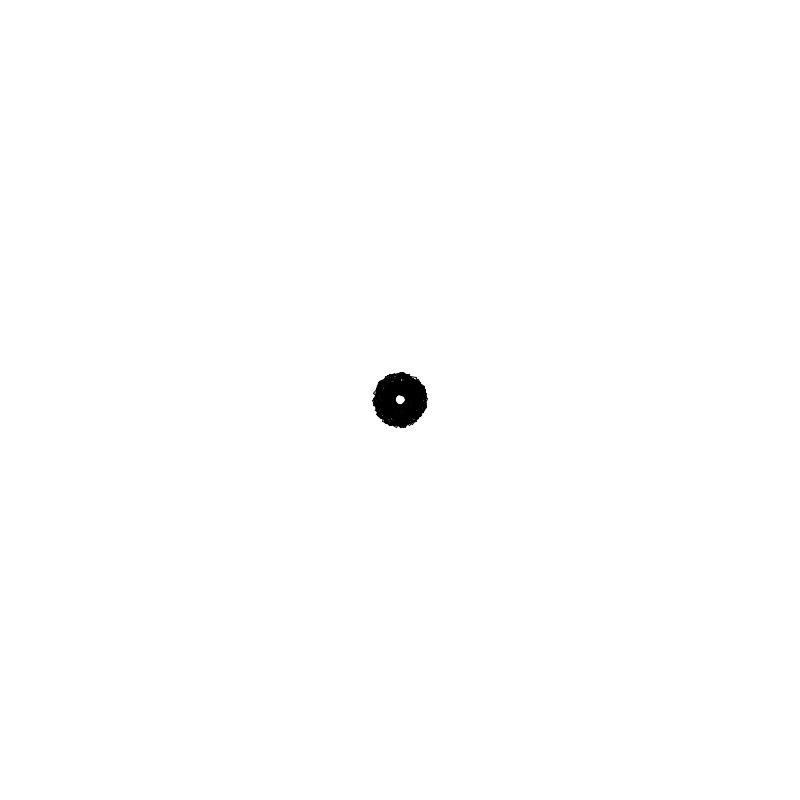
Frame 1 (no input)
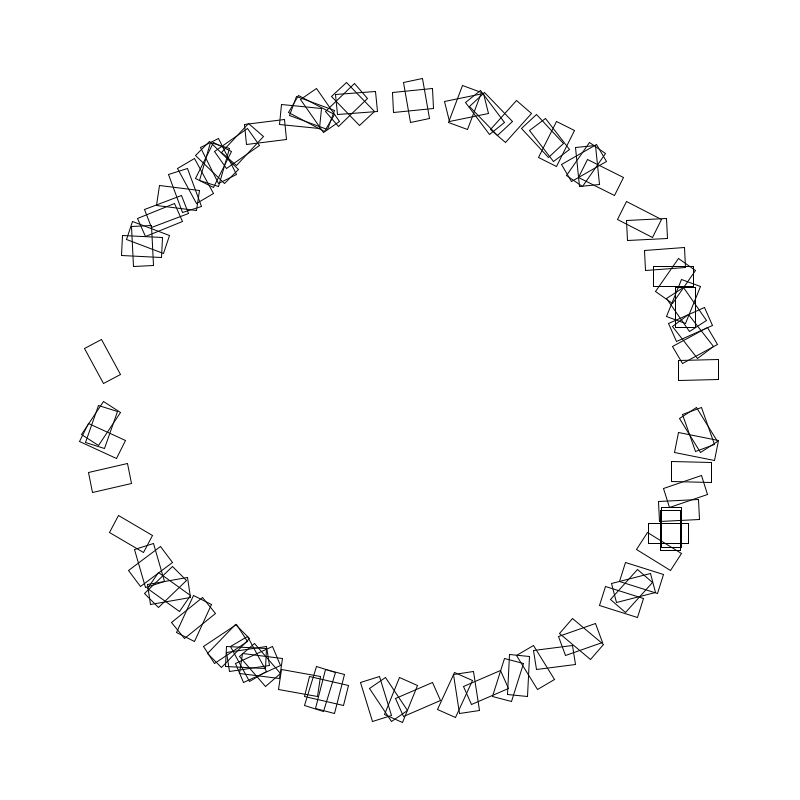
Frame 60 (the mouse pressed at the canvas centre just before this capture)
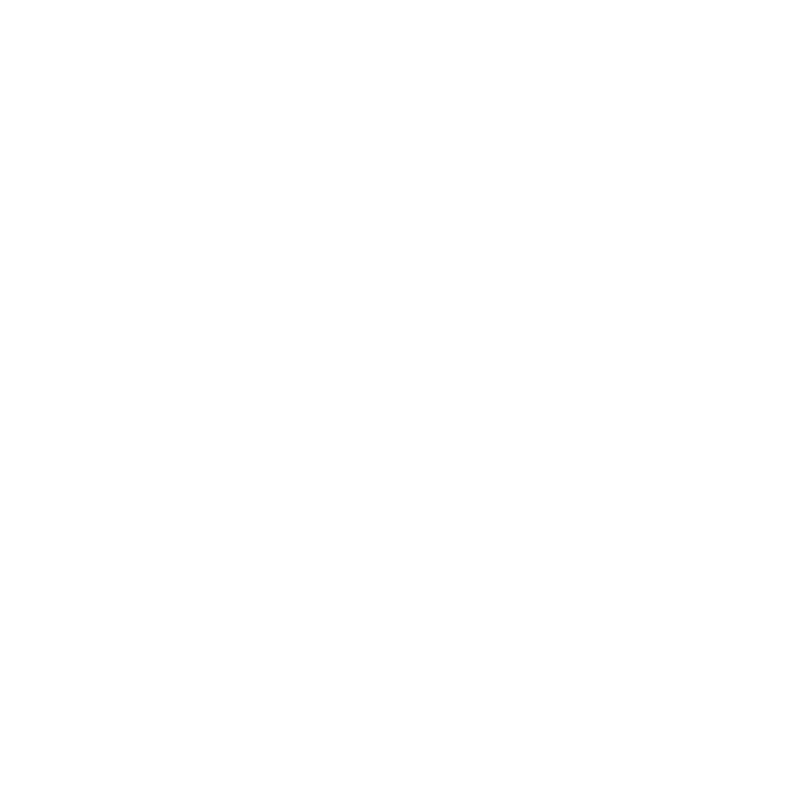
Frame 120 (the mouse held since frame 60 and released just before this capture)

The Processing sketch that drew these frames (run headless with seeded random() and noise(); from frame 60 on, the mouse is pressed at the canvas centre):

// Processing sketch: stp2
// ── stp2.pde
Particle[] p;

void setup() {
  size(800, 800);
  p = new Particle[100];

  for (int idx = 0;
    idx < p.length;
    idx++) {
    p[idx] = new Particle(
      width * 0.5, height * 0.5,
      20, 40,
      5, 10);
  }
}

void draw() {
  background(255);
  for (int idx = 0;
    idx < p.length;
    idx++) {
    p[idx].update();
    p[idx].display();
  }
}

// ── aNewTab.pde
class Particle {
  float[] pos;
  float[] vel;
  float[] size;
  float ang;
  float angVel;

  Particle(float x, float y,
    float w, float h,
    float speed, float angSpeed) {
    pos = new float[2];
    vel = new float[2];
    size = new float[2];
    pos[0] = x;
    pos[1] = y;
    size[0] = w;
    size[1] = h;
    float randomDir = radians(random(360));
    vel[0] = speed * cos(randomDir);
    vel[1] = speed * sin(randomDir);
    ang = radians(random(360));
    angVel = radians(angSpeed);
  }

  void update() {
    pos[0] += vel[0];
    pos[1] += vel[1];

    ang += angVel;
  }

  void display() {
    push();
    rectMode(CENTER);
    translate(pos[0], pos[1]);
    rotate(ang);
    stroke(0);
    noFill();
    rect(0, 0, size[0], size[1]);
    pop();
  }
}
